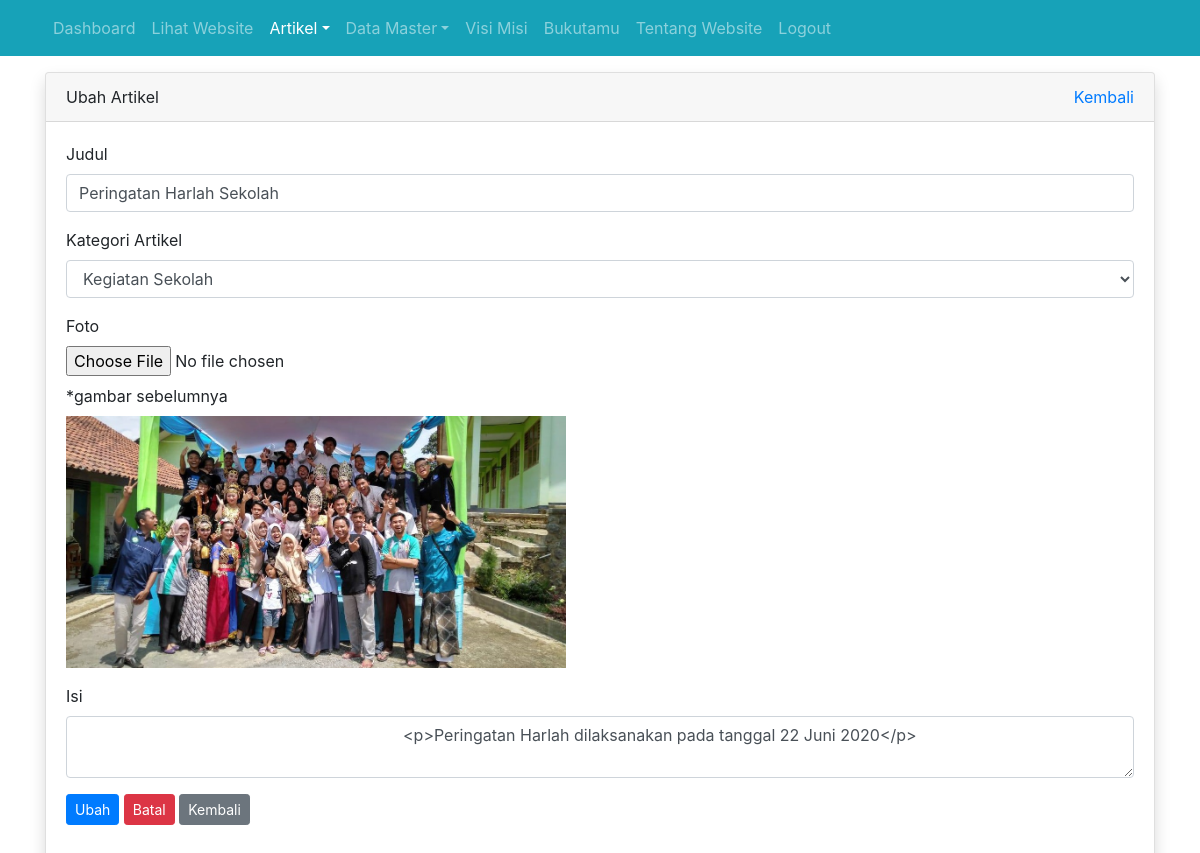
/admin/artikel/ubah.php?id=19 (signed in), run on the app's committed database.
### tables this page shows
CREATE TABLE `tbl_artikel` (
  `id` int(11) NOT NULL,
  `judul` varchar(255) DEFAULT NULL,
  `isi` text DEFAULT NULL,
  `tanggal` date DEFAULT NULL,
  `foto` varchar(100) DEFAULT NULL,
  `id_kategori` int(11) DEFAULT NULL
);

CREATE TABLE `tbl_kategori_artikel` (
  `id` int(11) NOT NULL,
  `nama_kategori` varchar(30) DEFAULT NULL
);

### admin/artikel/ubah.php (the view, shortened to what this page needs)
<?php
require_once '../../koneksi.php';
$id = $_GET['id'];
$query_kategori = mysqli_query($koneksi, "SELECT * FROM tbl_kategori_artikel");
$query_artikel = mysqli_query($koneksi, "SELECT * FROM tbl_artikel WHERE id = $id");
$artikel = mysqli_fetch_assoc($query_artikel);
?>
<!DOCTYPE html>
<html>
<head>
	<link rel="stylesheet" href="../../resources/css/bootstrap.min.css">
</head>
<body>
	<?php require_once '../navbar.php'; ?>
	<div class="container mt-3">
		<div class="row">
			<div class="col">
				<div class="card shadow">
					<div class="card-header">
						<div class="clearfix">
							<div class="float-left">
								Ubah Artikel
							</div>
							<div class="float-right">
								<a href="index.php">Kembali</a>
							</div>
						</div>
					</div>
					<div class="card-body">
						<form method="POST" action="proses_ubah.php?id=<?= $artikel['id'] ?>" enctype="multipart/form-data">
							<div class="form-group">
								<label for="judul">Judul</label>
								<input type="text" value="<?= $artikel['judul'] ?>" class="form-control" id="judul" placeholder="judul artikel" autocomplete="off" required="required" name="judul">
							</div>
							<div class="form-group">
								<label for="id_kategori">Kategori Artikel</label>
								<select name="id_kategori" id="id_kategori" class="form-control">
									<?php while($kategori = mysqli_fetch_assoc($query_kategori)) : ?>
										<option value="<?= $kategori['id'] ?>" <?= $artikel['id_kategori'] == $kategori['id'] ? 'selected' : '' ?> ><?= $kategori['nama_kategori'] ?></option>
									<?php endwhile; ?>
								</select>
							</div>
							<div class="form-group">
								<label for="foto">Foto</label>
								<input type="file" class="form-control-file mb-2" id="foto" placeholder="foto artikel" autocomplete="off" name="foto">
								*gambar sebelumnya <br>
								<img src="../../images/artikel/<?= $artikel['foto'] ?>" alt="<?= $row['judul'] ?>" width="500px" class="mt-2">
							</div>
							<div class="form-group">
								<label for="isi">Isi</label>
								<textarea name="isi" id="ckeditor" class="ckeditor form-control">
									<?= $artikel['isi'] ?>
								</textarea>
							</div>
							<div class="form-group">
								<button type="submit" class="btn btn-sm btn-primary" name="ubah">Ubah</button>
								<button type="reset" class="btn btn-sm btn-danger" onclick="return confirm('apakah anda yakin?')">Batal</button>
								<a href="index.php" class="btn btn-sm btn-secondary">Kembali</a>
							</div>
						</form>
					</div>
				</div>
			</div>
		</div>
	</div>
</body>
</html>

### data on the page
tbl_artikel: judul "Peringatan Harlah Sekolah", id_kategori "Kegiatan Sekolah", foto (picture), isi "<p>Peringatan Harlah dilaksanakan pada tanggal 22 Juni 2020</p>"
